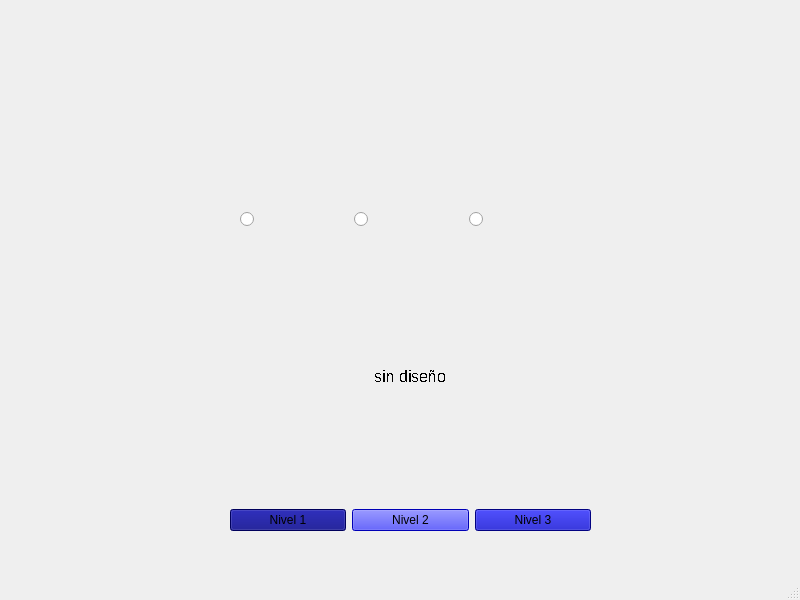
<?xml version="1.0" encoding="UTF-8"?>
<ui version="4.0">
 <class>Menu</class>
 <widget class="QMainWindow" name="Menu">
  <property name="geometry">
   <rect>
    <x>0</x>
    <y>0</y>
    <width>800</width>
    <height>600</height>
   </rect>
  </property>
  <property name="cursor">
   <cursorShape>ArrowCursor</cursorShape>
  </property>
  <property name="windowTitle">
   <string>Menu</string>
  </property>
  <widget class="QWidget" name="centralwidget">
   <widget class="QWidget" name="layoutWidget">
    <property name="geometry">
     <rect>
      <x>230</x>
      <y>250</y>
      <width>361</width>
      <height>281</height>
     </rect>
    </property>
    <layout class="QHBoxLayout" name="horizontalLayout">
     <item>
      <layout class="QVBoxLayout" name="verticalLayout">
       <item>
        <widget class="QLabel" name="label">
         <property name="text">
          <string/>
         </property>
         <property name="pixmap">
          <pixmap resource="imagenes.qrc">:/new/prefix1/Imagenes/icono_nivel_1.png</pixmap>
         </property>
         <property name="scaledContents">
          <bool>true</bool>
         </property>
        </widget>
       </item>
       <item>
        <widget class="QPushButton" name="bot_nil_1">
         <property name="styleSheet">
          <string notr="true">background-color: rgb(0, 0, 127);</string>
         </property>
         <property name="text">
          <string>Nivel 1</string>
         </property>
        </widget>
       </item>
      </layout>
     </item>
     <item>
      <layout class="QVBoxLayout" name="verticalLayout_2">
       <item>
        <widget class="QLabel" name="label_2">
         <property name="sizePolicy">
          <sizepolicy hsizetype="Minimum" vsizetype="Preferred">
           <horstretch>0</horstretch>
           <verstretch>0</verstretch>
          </sizepolicy>
         </property>
         <property name="font">
          <font>
           <pointsize>12</pointsize>
           <weight>50</weight>
           <italic>false</italic>
           <bold>false</bold>
           <stylestrategy>NoAntialias</stylestrategy>
           <kerning>false</kerning>
          </font>
         </property>
         <property name="focusPolicy">
          <enum>Qt::NoFocus</enum>
         </property>
         <property name="text">
          <string>sin diseño</string>
         </property>
         <property name="alignment">
          <set>Qt::AlignCenter</set>
         </property>
        </widget>
       </item>
       <item>
        <widget class="QPushButton" name="bot_nil_2">
         <property name="styleSheet">
          <string notr="true">background-color: rgb(0, 0, 255);</string>
         </property>
         <property name="text">
          <string>Nivel 2</string>
         </property>
        </widget>
       </item>
      </layout>
     </item>
     <item>
      <layout class="QVBoxLayout" name="verticalLayout_3">
       <item>
        <widget class="QLabel" name="label_3">
         <property name="text">
          <string/>
         </property>
         <property name="pixmap">
          <pixmap resource="imagenes.qrc">:/new/prefix1/Imagenes/icono_nivel_3.png</pixmap>
         </property>
         <property name="scaledContents">
          <bool>true</bool>
         </property>
        </widget>
       </item>
       <item>
        <widget class="QPushButton" name="bot_nil_3">
         <property name="styleSheet">
          <string notr="true">background-color: rgb(3, 3, 181);</string>
         </property>
         <property name="text">
          <string>Nivel 3</string>
         </property>
        </widget>
       </item>
      </layout>
     </item>
    </layout>
   </widget>
   <widget class="QWidget" name="layoutWidget">
    <property name="geometry">
     <rect>
      <x>240</x>
      <y>40</y>
      <width>337</width>
      <height>187</height>
     </rect>
    </property>
    <layout class="QHBoxLayout" name="horizontalLayout_2">
     <item>
      <layout class="QVBoxLayout" name="verticalLayout_4">
       <item>
        <widget class="QLabel" name="label_4">
         <property name="text">
          <string/>
         </property>
         <property name="pixmap">
          <pixmap resource="imagenes.qrc">:/new/prefix1/Imagenes/skin_1.png</pixmap>
         </property>
         <property name="scaledContents">
          <bool>true</bool>
         </property>
        </widget>
       </item>
       <item>
        <widget class="QRadioButton" name="but_ski_1">
         <property name="contextMenuPolicy">
          <enum>Qt::ActionsContextMenu</enum>
         </property>
         <property name="text">
          <string/>
         </property>
        </widget>
       </item>
      </layout>
     </item>
     <item>
      <layout class="QVBoxLayout" name="verticalLayout_5">
       <item>
        <widget class="QLabel" name="label_5">
         <property name="text">
          <string/>
         </property>
         <property name="pixmap">
          <pixmap resource="imagenes.qrc">:/new/prefix1/Imagenes/skin_2.png</pixmap>
         </property>
         <property name="scaledContents">
          <bool>true</bool>
         </property>
        </widget>
       </item>
       <item>
        <widget class="QRadioButton" name="but_ski_2">
         <property name="text">
          <string/>
         </property>
        </widget>
       </item>
      </layout>
     </item>
     <item>
      <layout class="QVBoxLayout" name="verticalLayout_6">
       <item>
        <widget class="QLabel" name="label_6">
         <property name="text">
          <string/>
         </property>
         <property name="pixmap">
          <pixmap resource="imagenes.qrc">:/new/prefix1/Imagenes/skin_3.png</pixmap>
         </property>
         <property name="scaledContents">
          <bool>true</bool>
         </property>
        </widget>
       </item>
       <item>
        <widget class="QRadioButton" name="but_ski_3">
         <property name="text">
          <string/>
         </property>
        </widget>
       </item>
      </layout>
     </item>
    </layout>
   </widget>
  </widget>
  <widget class="QMenuBar" name="menubar">
   <property name="geometry">
    <rect>
     <x>0</x>
     <y>0</y>
     <width>800</width>
     <height>20</height>
    </rect>
   </property>
  </widget>
  <widget class="QStatusBar" name="statusbar"/>
 </widget>
 <resources>
  <include location="imagenes.qrc"/>
 </resources>
 <connections/>
</ui>
